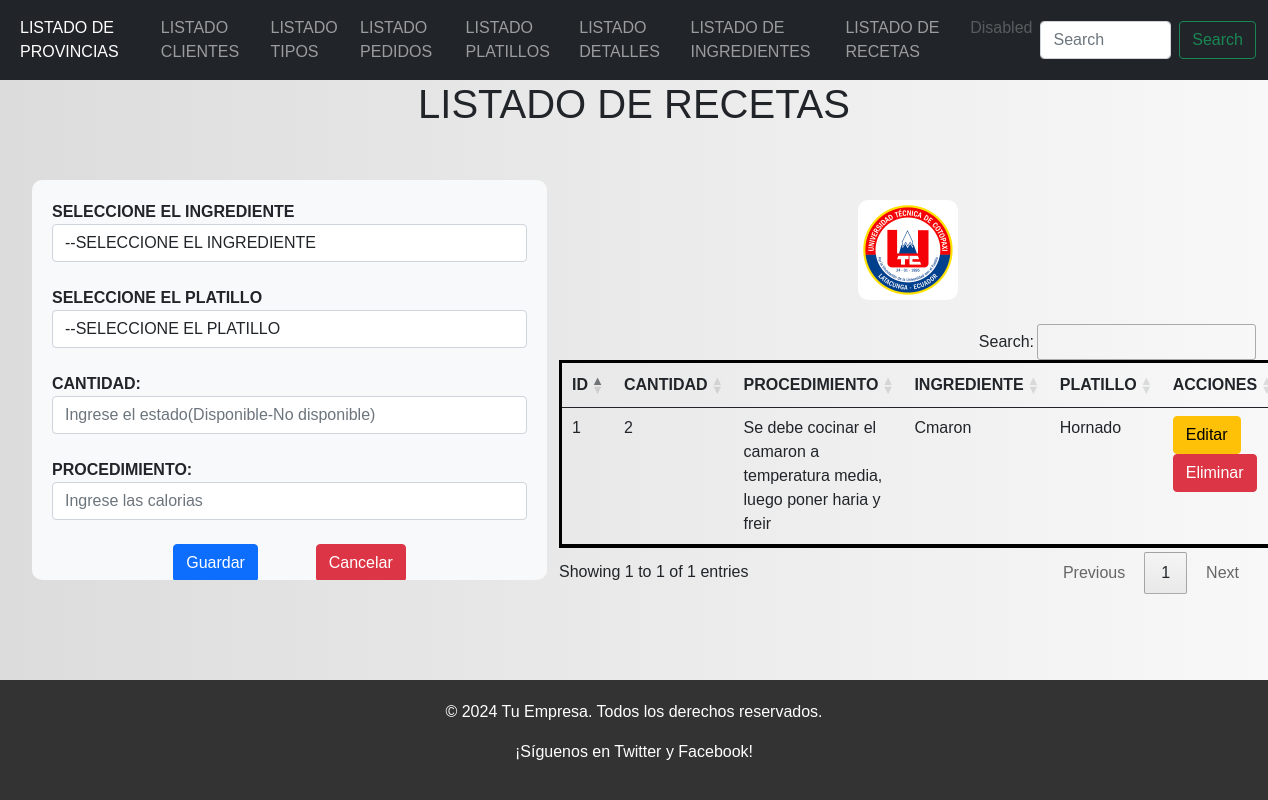
The page /listadoRecetas/ on the database its author committed.
### Aplicaciones/Facturacion/models.py (models this page shows, shortened)
class Receta(models.Model):
    id_bg = models.AutoField(primary_key=True)
    cantidad_bg = models.CharField(max_length=100)
    procedimiento_bg = models.CharField(max_length=500)
    platillo_bg = models.ForeignKey(Platillo, on_delete=models.PROTECT)
    ingrediente_bg = models.ForeignKey(Ingrediente, null=True, blank=True, on_delete=models.PROTECT)

class Ingrediente(models.Model):
    id_bg = models.AutoField(primary_key=True)
    nombre_bg = models.CharField(max_length=100)
    cantidad_disponible_bg = models.CharField(max_length=100)
    unidad_medida_bg = models.CharField(max_length=20)
    fecha_caducidad_bg = models.DateField()
    fotografia=models.FileField(upload_to='ingrediente', null=True,blank=True)

class Platillo(models.Model):
    id_bg = models.AutoField(primary_key=True)
    nombre_bg = models.CharField(max_length=100)
    precio_bg = models.DecimalField(max_digits=10, decimal_places=2)
    disponibilidad_bg = models.CharField(max_length=50)
    fotografia=models.FileField(upload_to='platillo', null=True,blank=True)
    tipo_bg = models.ForeignKey(Tipo, null=True, blank=True, on_delete=models.PROTECT)

### Aplicaciones/Facturacion/views.py (the view)
# urls.py: path('listadoRecetas/',views.listadoRecetas),
def listadoRecetas(request):
    recetasBdd = Receta.objects.all()
    ingredienteBdd = Ingrediente.objects.all()
    platilloBdd = Platillo.objects.all()
    return render(request, 'listadoRecetas.html', {'recetas': recetasBdd, 'ingredientes': ingredienteBdd,'platillos': platilloBdd})

### Aplicaciones/Facturacion/templates/listadoRecetas.html (shortened to what this page needs)
{% extends "./plantilla.html"%}
  {% load static %}
  {%block contenido%}
    <h1>LISTADO DE RECETAS</h1>
    <br>
    <ul>
        <div class="row">
              <div class="col-md-5" style="overflow-y: auto; max-height: 400px;">
                <form action="/guardarReceta/" method="post" enctype="multipart/form-data" id="frm_nuevo_receta">
                    <b>SELECCIONE EL INGREDIENTE</b>
                    <select class="form-control" name="id_ingrediente" required>
                      <option value="">--SELECCIONE EL INGREDIENTE  </option>
                    </select>
                    <br>
                    <b>SELECCIONE EL PLATILLO</b>
                    <select class="form-control" name="id_platillo" required>
                      <option value="">--SELECCIONE EL PLATILLO  </option>
                    </select>
                    <br>
                      <b>CANTIDAD: </b>
                      <input type="text" name="cantidad_bg" id="cantidad_bg" class="form-control" placeholder="Ingrese el estado(Disponible-No disponible)" required>
                      <br>
                      <b>PROCEDIMIENTO:</b>
                      <input type="text" name="procedimiento_bg" value="" id="procedimiento_bg " placeholder="Ingrese las calorias" class="form-control" required>
                        <br>
                    <center>
                        <button type="submit" name="button" class="btn btn-primary">Guardar</button>
                        <button type="submit" name="button" class="btn btn-danger">Cancelar</button>
                    </center>
                </form>
            </div>
            <div class="col-md-7">
        <div class="d-flex justify-content-center align-items-center">
          <img class="imagen img-fluid" src="{% static 'img/uni.png' %}" alt="" style="max-width: 800px; height: auto;">
        </div>
        <br>
                <table class="table" id="tbl_recetas">
                    <thead>
                        <tr>
                            <th>ID</th>
                            <th>CANTIDAD</th>
                            <th>PROCEDIMIENTO</th>
                            <th>INGREDIENTE</th>
                            <th>PLATILLO</th>
                            <th>ACCIONES</th>
                        </tr>
                    </thead>
                    <tbody>
                        {% for receta in recetas %}
                            <tr>
                                <td>{{ receta.id_bg }}</td>
                                <td>{{ receta.cantidad_bg }}</td>
                                <td>{{ receta.procedimiento_bg }}</td>
                                <td>{{receta.ingrediente_bg.nombre_bg}}</td>
                                <td>{{receta.platillo_bg.nombre_bg}}</td>
                                <td>
                                    <a href="/editarReceta/{{receta.id_bg}}" class="btn btn-warning">Editar</a>
                                    <a href="javascript:void(0)"
                                    onclick="eliminarReceta('/eliminarReceta/{{receta.id_bg}}');"class="btn btn-danger">Eliminar</a>
                                </td>
                            </tr>
                        {% endfor %}
                    </tbody>
                </table>
            <br>
    </ul>
  {%endblock%}

### restaurantebg/static/css/principal.css (style rules this page uses)
table { border: 3px solid black !important; }
body { margin: 0; padding: 0; font-family: Arial, sans-serif; background: linear-gradient(to right, #dcdcdc, #f8f8f8); }
h1 { text-align: center; }
.row { margin: 20px 0; }
.col-md-5 { background-color: #f8f9fa; padding: 20px; border-radius: 10px; }
.imagen { width: 100px; border-radius: 10px; margin-top: 20px; }

### rows shown on the page
Receta: id_bg "1", cantidad_bg "2", procedimiento_bg "Se debe cocinar el camaron a temperatura media, luego poner haria y freir", ingrediente_bg.nombre_bg "Cmaron", platillo_bg.nombre_bg "Hornado"
